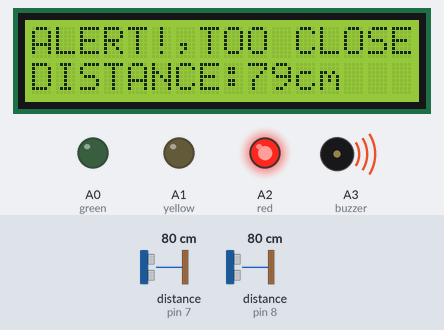
Recording of a sketch running on a simulated Arduino Uno, built with avr-gcc and run on an emulated ATmega328P. On the bench: 16×2 character LCD, output pins drawn as LEDs (lit = HIGH), buzzer (waves = sounding, pin HIGH). Wiring (inferred from the names in the program): 2 × ultrasonic range finder: trigger pin 9, echo pin 7 / trigger pin 10, echo pin 8. Dashed ring = blinking. Inputs (shaded band) come from the test bench; at power-on: distance to the obstacle (sensors on pin 7, pin 8) 80 cm. The echo pulse lasts 58.3 µs per cm; pins used as bus, display or sensor lines are not drawn.

Above: at 3.25 s.
3.3 s: distance to the obstacle (sensor on pin 7) set to 250 cm
At 3.49 s:
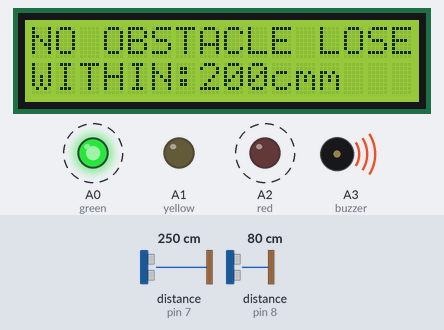
5.6 s: distance to the obstacle (sensor on pin 8) set to 120 cm
At 6.4 s:
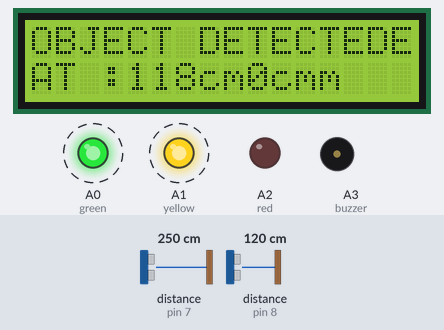
7.6 s: distance to the obstacle (sensor on pin 7) set to 97 cm
At 7.86 s:
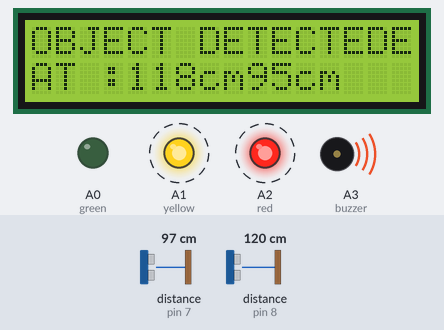
9.7 s: distance to the obstacle (sensor on pin 8) set to 2 cm
At 10.04 s:
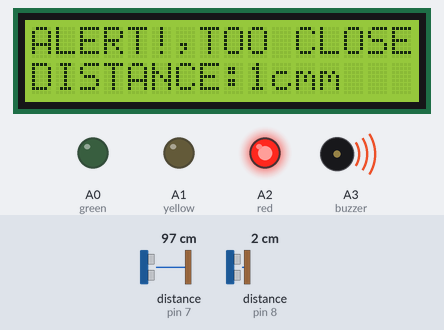
12.1 s: distance to the obstacle (sensor on pin 7) set to 120 cm
At 13.08 s:
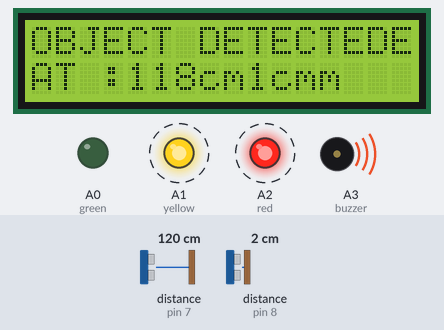
14.5 s: distance to the obstacle (sensor on pin 8) set to 97 cm
At 15.13 s:
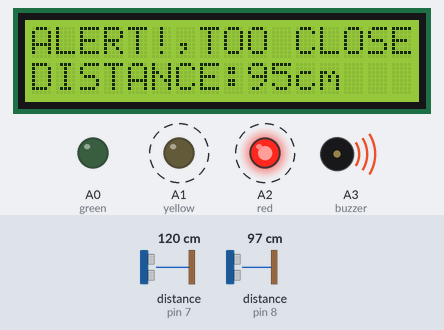
16.6 s: distance to the obstacle (sensor on pin 8) set to 108 cm
Timing chart, 0 to 20.6 s (numbered marks = the images above; inputs shaded):
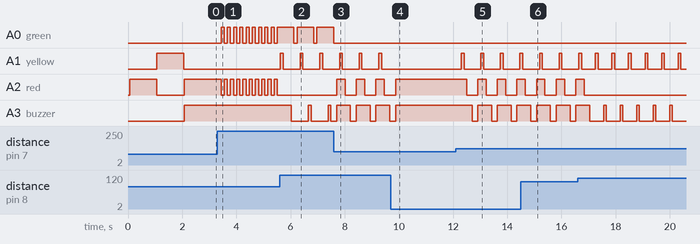

The sketch:

kin.ino
```cpp
#include<LiquidCrystal.h>
const int rs = 12, en = 11, d4 = 5, d5 = 4, d6 = 3, d7 = 2;
LiquidCrystal lcd(rs, en, d4, d5, d6, d7);

int trigPin1 = 9;
int echoPin1 = 7;
int trigPin2 = 10;
int echoPin2 = 8;
int green = A0;
int red = A2;
int yellow = A1;
int buzzer = A3;

void setup()
{
  Serial.begin(9600);
  pinMode(trigPin1,OUTPUT);
  pinMode(echoPin1,INPUT);
  pinMode(trigPin2,OUTPUT);
  pinMode(echoPin2,INPUT);

  pinMode(green,OUTPUT);
  pinMode(red,OUTPUT);
  pinMode(buzzer,OUTPUT);
  pinMode(yellow,OUTPUT);
  lcd.begin(16,2);
 digitalWrite(red,HIGH);
 delay(1000);
 digitalWrite(red,LOW);
 digitalWrite(yellow,HIGH);
 delay(1000);
 digitalWrite(yellow,LOW);
}

void loop()
{
  calculateDistance(echoPin1, trigPin1);
  calculateDistance(echoPin2, trigPin2);
}

void calculateDistance(int echo, int trigger) {

  long duration,distance;
  digitalWrite(trigger,LOW);
  delayMicroseconds(2);
  digitalWrite(trigger,HIGH);
  delayMicroseconds(10);
  digitalWrite(trigger,LOW);
  duration = pulseIn(echo,HIGH);
  distance = (duration/2)/29.412;

  if (distance>200)
  {
    lcd.setCursor(0,0);
    lcd.print("NO OBSTACLE ");
    lcd.setCursor(0,2);
    lcd.print("WITHIN:");
    lcd.print("200cm");
    digitalWrite(yellow,LOW);
    digitalWrite(green,HIGH);
    }
else if(distance<=200 || distance>100)
  {
    lcd.setCursor(0,0);
    lcd.print("OBJECT DETECTED");
    lcd.setCursor(0,2);
    lcd.print("AT :");
    lcd.print(distance);
    lcd.print("cm");
      }
if(distance >= 200)
{
  digitalWrite(red,LOW);

  }
else if(distance>200 || distance<=100)
{
  lcd.setCursor(0,0);
  lcd.print("ALERT!,TOO CLOSE");
  lcd.setCursor(0,2);
  lcd.print("DISTANCE:");
  lcd.print(distance);
  lcd.print("cm");
  digitalWrite(red,HIGH);
  digitalWrite(green,LOW);
  digitalWrite(buzzer,HIGH);
}
else
{
  digitalWrite(yellow,HIGH);
  delay(100);
  digitalWrite(yellow,LOW);
  delay(100);
  digitalWrite(red,LOW);
  delay(100);
  digitalWrite(buzzer,HIGH);
  delay(100);
  digitalWrite(buzzer,LOW);
  delay(100);
  digitalWrite(green,LOW);
}
delay(100);
  }
```

Measured:
- after the input at 3.3 s, A0 (green): alternates HIGH for 0.11 s and LOW for 0.12 s, starting after 0.13 s; A2 (red): alternates HIGH for 0.12 s and LOW for 0.11 s, starting after 0.13 s; the display: first differs from a run without the input after 0.13 s (image 1)
- after the input at 5.6 s, A0 (green): alternates HIGH for 0.61 s and LOW for 0.12 s, starting after 0.53 s; A1 (yellow): alternates HIGH for 0.10 s and LOW for 0.63 s, starting at once; A2 (red): stops changing and stays LOW; A3 (buzzer): alternates HIGH for 0.10 s and LOW for 0.63 s, starting after 0.43 s; the display: changes at once (image 2)
- after the input at 7.6 s, A0 (green): stops changing and stays LOW; A2 (red): alternates HIGH for 0.31 s and LOW for 0.41 s, starting after 0.10 s; the display: first changes after 0.10 s (image 3 shows a later state)
- after the input at 9.7 s, A1 (yellow): stops changing and stays LOW; A2 (red), A3 (buzzer): goes on until 9.9 s, then stays HIGH; the display: first differs from a run without the input after 0.28 s (image 4)
- after the input at 12.1 s, A1 (yellow): alternates HIGH for 0.10 s and LOW for 0.62 s, starting after 0.21 s; A2 (red): alternates HIGH for 0.31 s and LOW for 0.41 s, starting after 0.41 s
- after the input at 14.5 s, the display: changes after 0.58 s (image 6)
- after the input at 16.6 s, A2 (red): goes on until 16.8 s, then stays LOW
